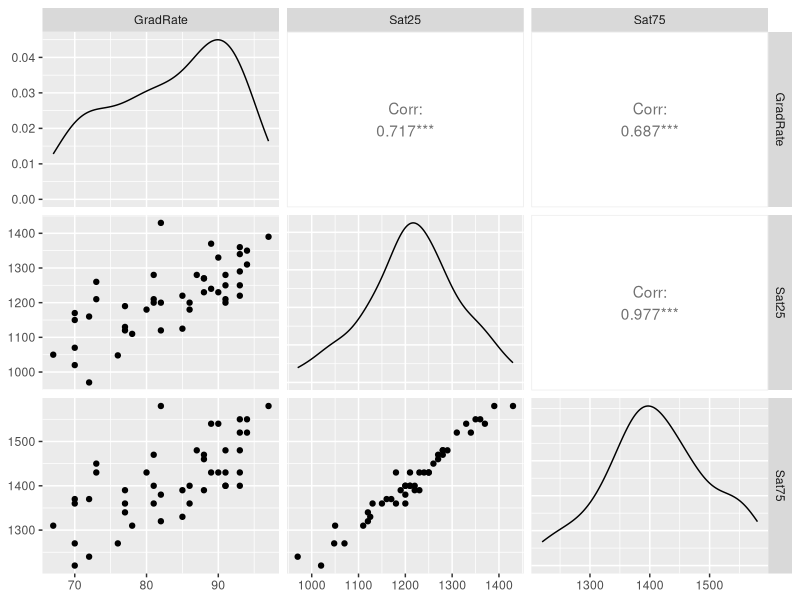

The R script that drew this image:
## ---- chunk 1
knitr::opts_chunk$set(echo = TRUE,eval = TRUE, comment = NA,warning=F,message=F)

## ---- chunk 2
# packages
library(dplyr)
library(ggplot2)
library(GGally)

## ---- chunk 3
graduate<-read.csv("./graduate.csv")
graduate<-graduate%>%select(GradRate,Sat25,Sat75)
## ---- chunk 4
ggpairs(graduate)
## ---- chunk 5
model1<-lm(GradRate~Sat25+Sat75,graduate)
summary(model1)
